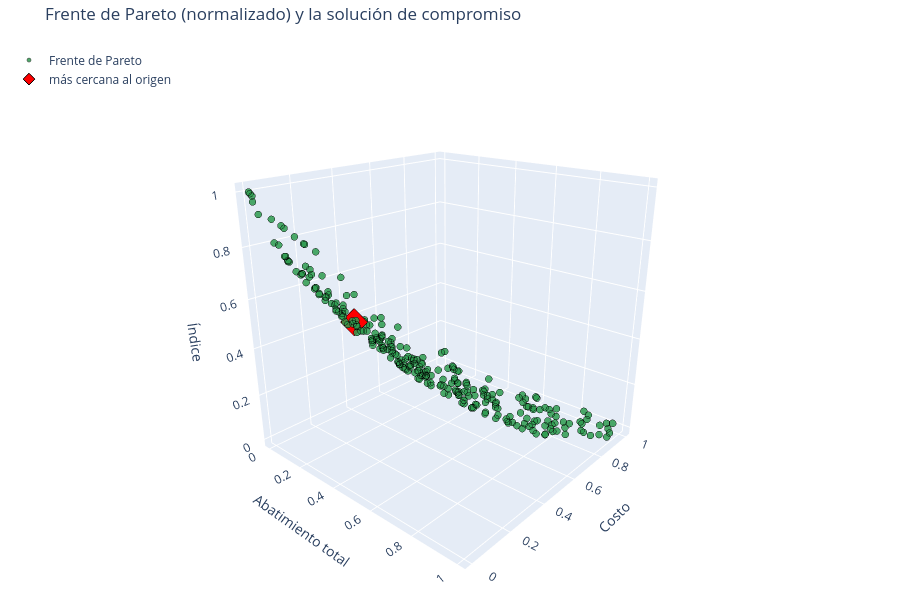

The code cell stored with this chart in its notebook:
### Markdown cell above
#### 3.4.2 Visualización

### Code cell
# El frente normalizado y, en rojo, la solución de compromiso (la más cercana al origen)
fig = plt.figure(figsize=(10, 7))
ax = plt.axes(projection="3d")
ax.scatter3D(x, y, z, color="green", edgecolors="black", linewidths=.5)
ax.scatter3D(fila_mas_cercana[0], fila_mas_cercana[1], fila_mas_cercana[2], color="red", s=60)
ax.set_xlabel("Abatimiento total"); ax.set_ylabel("Costo"); ax.set_zlabel("Índice"); plt.title("Frente de Pareto")
ax.view_init(elev=20, azim=25); plt.show()

# La misma figura, para girarla con el mouse
F_norm = np.column_stack([x, y, z])
fig = hidra.frente_3d((F_norm, "Frente de Pareto"), ejes=("Abatimiento total", "Costo", "Índice"),
                      punto=(fila_mas_cercana, "más cercana al origen"), titulo="Frente de Pareto (normalizado) y la solución de compromiso")
fig.show()

### Figure 1 — Plotly figure (JSON) as saved in the notebook; plotly's stock layout.template omitted (floating-point values rounded to 4 significant figures; data arrays with more than 128 entries replaced by an {"elided": "..."} marker saying what was removed)
{"data": [{"hovertemplate": "Abatimiento total %{x:.3g}<br>Costo %{y:.3g}<br>Índice %{z:.3g}<extra>Frente de Pareto</extra>", "marker": {"color": "#2e9b4f", "line": {"color": "black", "width": 0.5}, "opacity": 0.85, "size": 4}, "mode": "markers", "name": "Frente de Pareto", "type": "scatter3d", "x": {"elided": "272 float values"}, "y": {"elided": "272 float values"}, "z": {"elided": "272 float values"}}, {"marker": {"color": "red", "line": {"color": "black", "width": 1}, "size": 9, "symbol": "diamond"}, "mode": "markers", "name": "más cercana al origen", "type": "scatter3d", "x": [0.2587], "y": [0.2261], "z": [0.5102]}], "layout": {"height": 600, "legend": {"bgcolor": "rgba(255,255,255,0.7)", "x": 0.01, "y": 0.99}, "margin": {"b": 0, "l": 0, "r": 0, "t": 40}, "scene": {"aspectmode": "cube", "camera": {"eye": {"x": 1.5, "y": -1.7, "z": 0.9}}, "xaxis": {"title": {"text": "Abatimiento total"}}, "yaxis": {"title": {"text": "Costo"}}, "zaxis": {"title": {"text": "Índice"}}}, "title": {"text": "Frente de Pareto (normalizado) y la solución de compromiso"}}}
